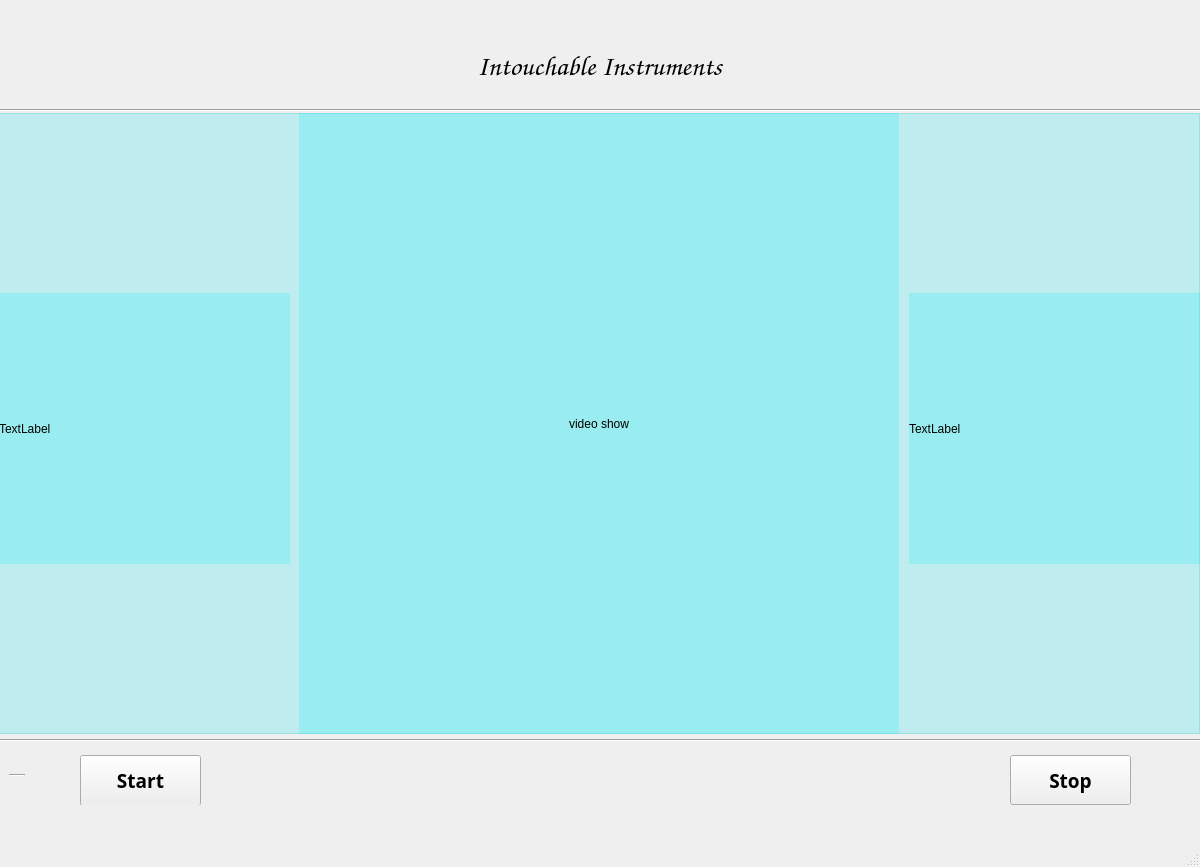
<?xml version="1.0" encoding="UTF-8"?>
<ui version="4.0">
 <class>MainWindow</class>
 <widget class="QMainWindow" name="MainWindow">
  <property name="geometry">
   <rect>
    <x>0</x>
    <y>0</y>
    <width>1200</width>
    <height>867</height>
   </rect>
  </property>
  <property name="windowTitle">
   <string>MainWindow</string>
  </property>
  <widget class="QWidget" name="centralwidget">
   <widget class="QWidget" name="widget_2" native="true">
    <property name="geometry">
     <rect>
      <x>-1</x>
      <y>32</y>
      <width>1201</width>
      <height>67</height>
     </rect>
    </property>
    <property name="maximumSize">
     <size>
      <width>16777215</width>
      <height>110</height>
     </size>
    </property>
    <layout class="QGridLayout" name="gridLayout_2">
     <item row="0" column="0">
      <spacer name="horizontalSpacer_3">
       <property name="orientation">
        <enum>Qt::Horizontal</enum>
       </property>
       <property name="sizeHint" stdset="0">
        <size>
         <width>300</width>
         <height>20</height>
        </size>
       </property>
      </spacer>
     </item>
     <item row="0" column="2">
      <spacer name="horizontalSpacer_2">
       <property name="orientation">
        <enum>Qt::Horizontal</enum>
       </property>
       <property name="sizeHint" stdset="0">
        <size>
         <width>40</width>
         <height>20</height>
        </size>
       </property>
      </spacer>
     </item>
     <item row="0" column="1">
      <widget class="QLabel" name="label_2">
       <property name="maximumSize">
        <size>
         <width>400</width>
         <height>110</height>
        </size>
       </property>
       <property name="font">
        <font>
         <family>Comic Sans MS</family>
         <pointsize>21</pointsize>
         <weight>75</weight>
         <bold>true</bold>
        </font>
       </property>
       <property name="text">
        <string>Intouchable Instruments</string>
       </property>
       <property name="alignment">
        <set>Qt::AlignCenter</set>
       </property>
      </widget>
     </item>
    </layout>
   </widget>
   <widget class="QFrame" name="frame_1">
    <property name="geometry">
     <rect>
      <x>-1</x>
      <y>113</y>
      <width>1201</width>
      <height>621</height>
     </rect>
    </property>
    <property name="maximumSize">
     <size>
      <width>16777215</width>
      <height>800</height>
     </size>
    </property>
    <property name="autoFillBackground">
     <bool>false</bool>
    </property>
    <property name="styleSheet">
     <string notr="true">background-color:rgba(0, 229, 238,0.2)</string>
    </property>
    <property name="frameShape">
     <enum>QFrame::StyledPanel</enum>
    </property>
    <property name="frameShadow">
     <enum>QFrame::Raised</enum>
    </property>
    <widget class="QLabel" name="label">
     <property name="geometry">
      <rect>
       <x>0</x>
       <y>180</y>
       <width>291</width>
       <height>271</height>
      </rect>
     </property>
     <property name="maximumSize">
      <size>
       <width>400</width>
       <height>400</height>
      </size>
     </property>
     <property name="text">
      <string>TextLabel</string>
     </property>
    </widget>
    <widget class="QLabel" name="label_video">
     <property name="geometry">
      <rect>
       <x>300</x>
       <y>0</y>
       <width>600</width>
       <height>621</height>
      </rect>
     </property>
     <property name="maximumSize">
      <size>
       <width>600</width>
       <height>800</height>
      </size>
     </property>
     <property name="styleSheet">
      <string notr="true"/>
     </property>
     <property name="text">
      <string>video show</string>
     </property>
     <property name="alignment">
      <set>Qt::AlignCenter</set>
     </property>
    </widget>
    <widget class="QLabel" name="label_3">
     <property name="geometry">
      <rect>
       <x>910</x>
       <y>180</y>
       <width>291</width>
       <height>271</height>
      </rect>
     </property>
     <property name="maximumSize">
      <size>
       <width>400</width>
       <height>400</height>
      </size>
     </property>
     <property name="text">
      <string>TextLabel</string>
     </property>
    </widget>
   </widget>
   <widget class="QWidget" name="widget" native="true">
    <property name="geometry">
     <rect>
      <x>0</x>
      <y>745</y>
      <width>1201</width>
      <height>60</height>
     </rect>
    </property>
    <property name="maximumSize">
     <size>
      <width>16777215</width>
      <height>60</height>
     </size>
    </property>
    <widget class="QPushButton" name="pushButton">
     <property name="geometry">
      <rect>
       <x>80</x>
       <y>10</y>
       <width>121</width>
       <height>51</height>
      </rect>
     </property>
     <property name="maximumSize">
      <size>
       <width>200</width>
       <height>60</height>
      </size>
     </property>
     <property name="font">
      <font>
       <family>Bahnschrift</family>
       <pointsize>14</pointsize>
       <weight>75</weight>
       <bold>true</bold>
      </font>
     </property>
     <property name="styleSheet">
      <string notr="true"/>
     </property>
     <property name="text">
      <string>Start</string>
     </property>
    </widget>
    <widget class="QPushButton" name="pushButton_2">
     <property name="geometry">
      <rect>
       <x>1010</x>
       <y>10</y>
       <width>121</width>
       <height>50</height>
      </rect>
     </property>
     <property name="maximumSize">
      <size>
       <width>16777215</width>
       <height>50</height>
      </size>
     </property>
     <property name="font">
      <font>
       <family>Bahnschrift</family>
       <pointsize>14</pointsize>
       <weight>75</weight>
       <bold>true</bold>
      </font>
     </property>
     <property name="styleSheet">
      <string notr="true"/>
     </property>
     <property name="text">
      <string>Stop</string>
     </property>
    </widget>
    <widget class="Line" name="line">
     <property name="geometry">
      <rect>
       <x>9</x>
       <y>20</y>
       <width>16</width>
       <height>20</height>
      </rect>
     </property>
     <property name="maximumSize">
      <size>
       <width>16777215</width>
       <height>20</height>
      </size>
     </property>
     <property name="orientation">
      <enum>Qt::Horizontal</enum>
     </property>
    </widget>
   </widget>
   <widget class="Line" name="line_2">
    <property name="geometry">
     <rect>
      <x>0</x>
      <y>100</y>
      <width>1201</width>
      <height>20</height>
     </rect>
    </property>
    <property name="orientation">
     <enum>Qt::Horizontal</enum>
    </property>
   </widget>
   <widget class="Line" name="line_3">
    <property name="geometry">
     <rect>
      <x>0</x>
      <y>730</y>
      <width>1201</width>
      <height>20</height>
     </rect>
    </property>
    <property name="orientation">
     <enum>Qt::Horizontal</enum>
    </property>
   </widget>
  </widget>
  <widget class="QMenuBar" name="menubar">
   <property name="geometry">
    <rect>
     <x>0</x>
     <y>0</y>
     <width>1200</width>
     <height>26</height>
    </rect>
   </property>
  </widget>
  <widget class="QStatusBar" name="statusbar"/>
 </widget>
 <resources/>
 <connections/>
</ui>
